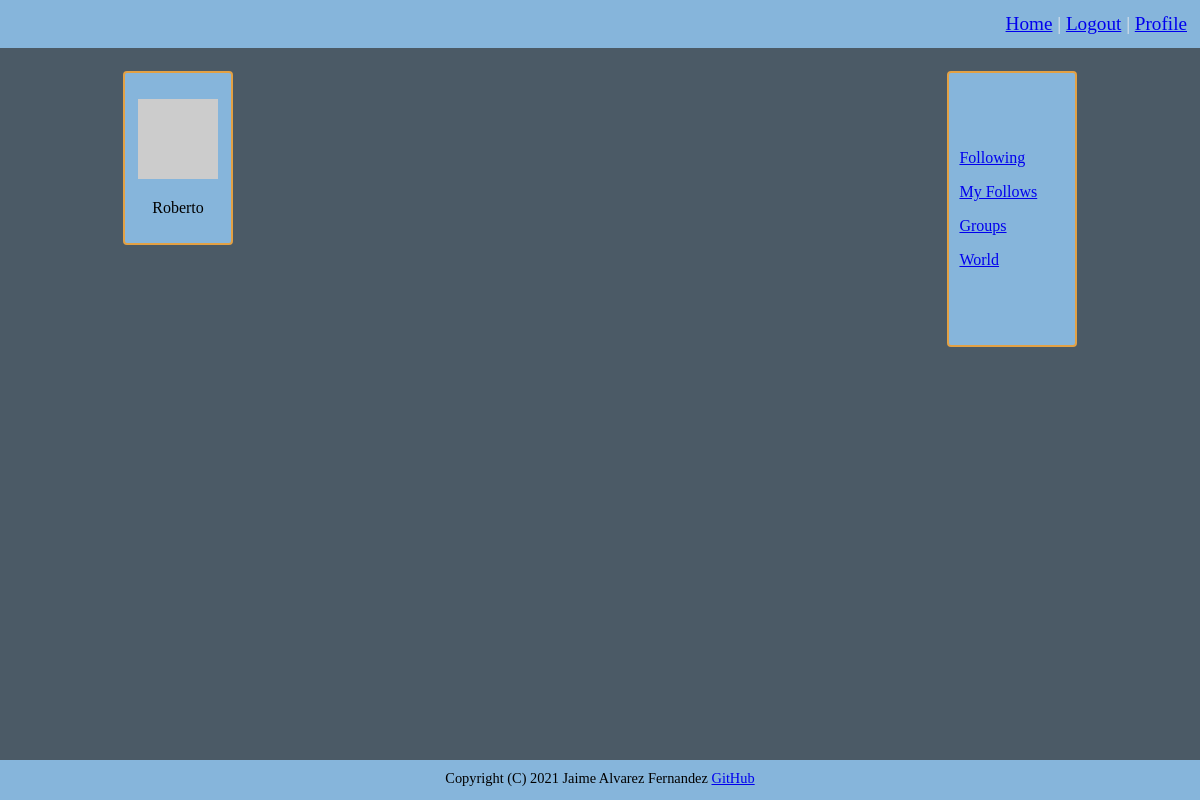
/follows (signed in), run on an earlier commit of the app's database.
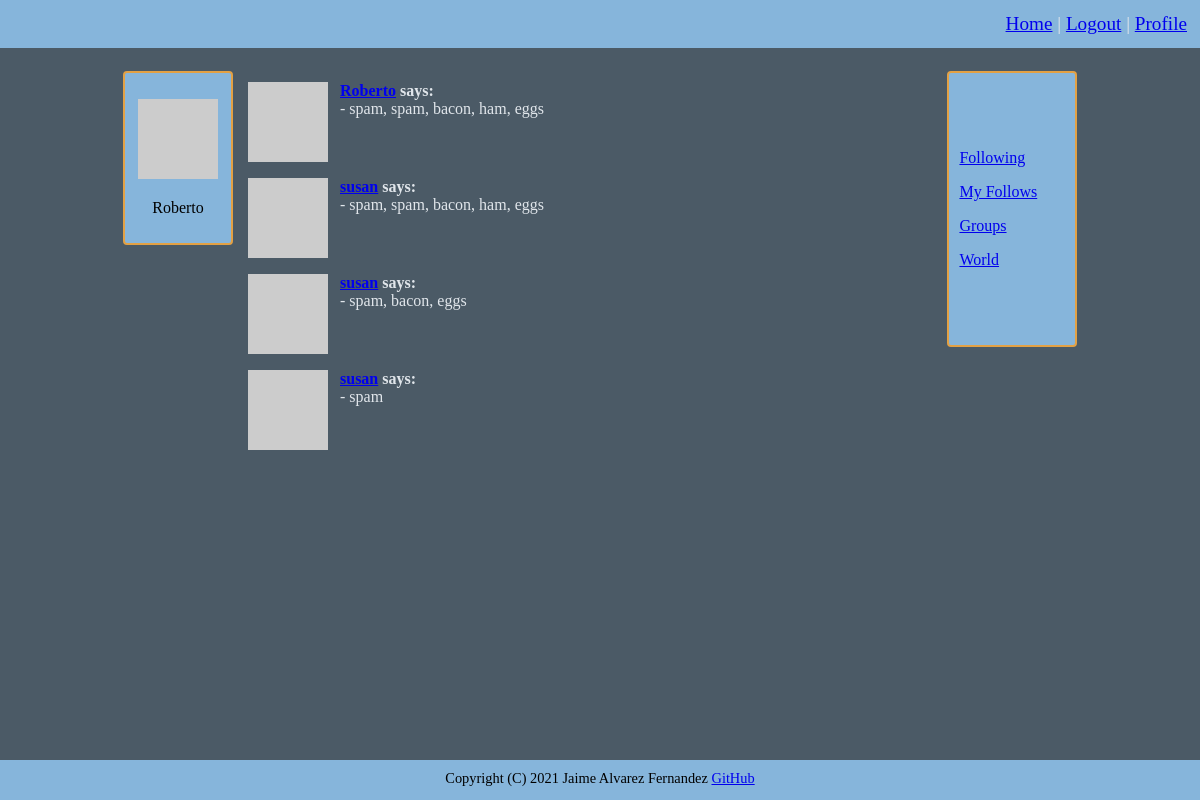
And on a later commit of the database.
### connect/models.py (models this page shows, shortened)
class Posts(db.Model):
    id = db.Column(db.Integer, primary_key=True)
    body = db.Column(db.String(140))
    timestamp = db.Column(db.DateTime, index=True, default=datetime.datetime.utcnow)
    user_id = db.Column(db.Integer, db.ForeignKey('user.id'))

class User(UserMixin, db.Model):
    id = db.Column(db.Integer, primary_key=True)
    username = db.Column(db.String(64), index=True, unique=True)
    email = db.Column(db.String(120), index=True, unique=True)
    password = db.Column(db.String(128))
    about_me = db.Column(db.String(140))
    location = db.Column(db.String(64))
    website = db.Column(db.String(120))
    last_seen = db.Column(db.DateTime, default=datetime.datetime.utcnow)
    posts = db.relationship('Posts', backref='author', lazy='dynamic')
    friends = db.relationship('Friends', backref='anchor', lazy='dynamic')
    followed = db.relationship('User',
                               secondary=followers,
                               primaryjoin=(followers.c.follower_id == id),
                               secondaryjoin=(followers.c.followed_id == id),
                               backref=db.backref('followers', lazy='dynamic'), lazy='dynamic')
    def avatar(self, size):
        digest = md5(self.email.lower().encode('utf-8')).hexdigest()
        return f'https://www.gravatar.com/avatar/{digest}?d=identicon&s={size}'
    def followed_posts(self):
        posts_from_followed = Posts.query.\
            join(followers, (followers.c.followed_id == Posts.user_id)).\
            filter(followers.c.follower_id == self.id)
        posts_from_me = Posts.query.filter_by(user_id=self.id)
        return posts_from_followed.union(posts_from_me).order_by(Posts.timestamp.desc())

### connect/routing.py (the view)
@app.route('/follows')
@flask_login.login_required
def followed():
    posts = flask_login.current_user.followed_posts().all()
    return flask.render_template('follows.html', title='Follows', posts=posts)

### connect/models.py (called while the page is built)
@login.user_loader
def load_user(user_id):
    return User.query.get(int(user_id))

### connect/routing.py (called while the page is built)
@app.before_request
def before_request():
    if flask_login.current_user.is_authenticated:
        flask_login.current_user.last_seen = datetime.datetime.utcnow()
        db.session.commit()

### connect/templates/follows.html
{% extends "general_template.html" %}
{% block content %}
    {% include '_posts.html' %}
{% endblock %}

### connect/templates/_posts.html
<table border="0" width="100%" cellspacing="10">
    {% for post in posts %}
    <tr valign="top">
        <td width="36"><img src="{{ post.author.avatar(36) }}"></td>
        <td>
            <span class="bold">
            <a href="{{ url_for('user_messages', username=post.author.username) }}">{{ post.author.username }}</a>
            says:<br></span>
            - {{ post.body }}
        </td>
    </tr>
    {% endfor %}
</table>

What changed in the data, as far as the page shows it:
added Posts: author.username "Roberto", body "spam, spam, bacon, ham, eggs"
now on this page (row unchanged): Posts: author.username "susan", body "spam, spam, bacon, ham, eggs"
now on this page (row unchanged): Posts: author.username "susan", body "spam, bacon, eggs"
now on this page (row unchanged): Posts: author.username "susan", body "spam"
